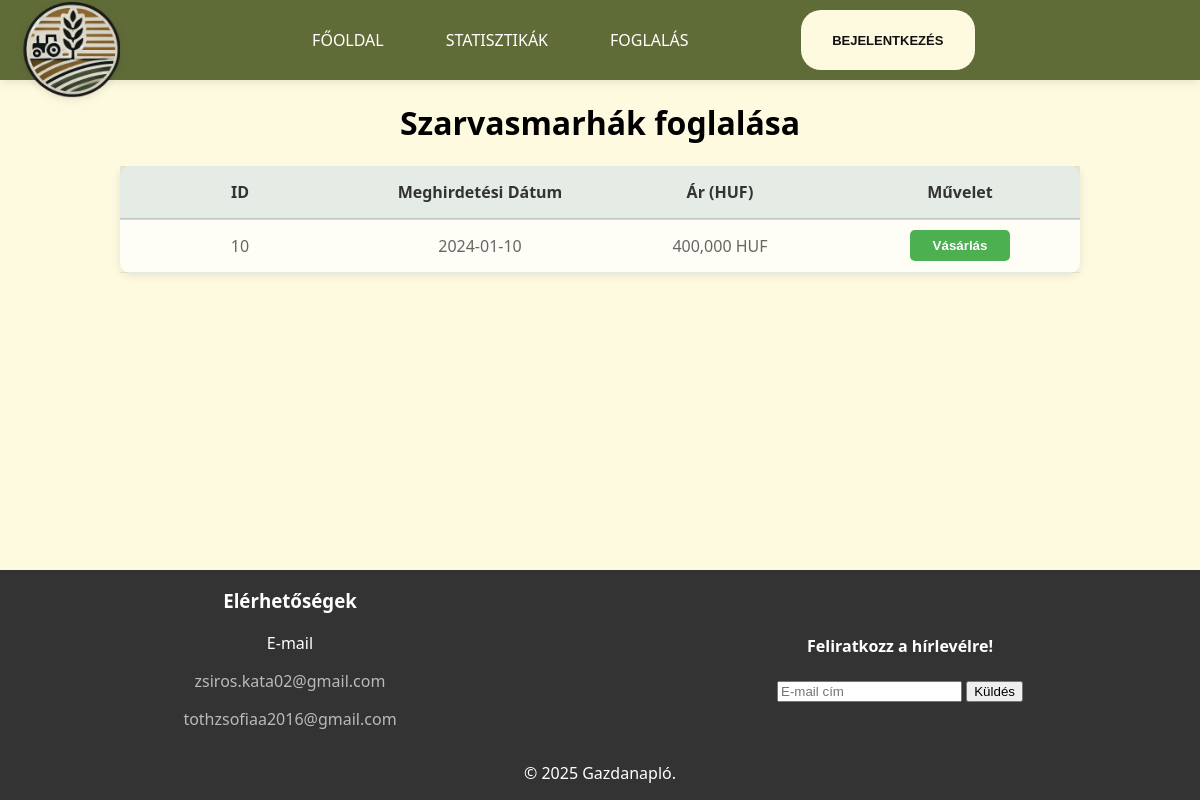
The page /main/sell.php on the database its author committed.
### tables this page shows
CREATE TABLE `sales` (
  `id` int(11) NOT NULL,
  `cows_id` int(11) DEFAULT NULL,
  `customer_id` int(11) DEFAULT NULL,
  `sales_date` date DEFAULT NULL,
  `price` decimal(10,2) DEFAULT NULL,
  `sale_status` tinyint(1) NOT NULL DEFAULT 0
);

### main/sell.php (the view, shortened to what this page needs)
<?php
require_once "../connect.php";
$sql = "SELECT id, sales_date, customer_id, price, cows_id, sale_status FROM sales WHERE sale_status = 'available'";
$result = $dbconn->query($sql);
?>
<!DOCTYPE html>
<html lang="hu">
<?php
    include 'head.php';
?>
<body>
<?php include '../main/nav.php'; ?>
    <h1>Szarvasmarhák foglalása</h1>
    <div class="table-wrapper">
        <table>
            <tr>
                <th>ID</th>
                <th>Meghirdetési Dátum</th>
                <th>Ár (HUF)</th>
                <th>Művelet</th>
            </tr>
            <?php if ($result->num_rows > 0) {
            while($row = $result->fetch_assoc()) {
                echo "<tr id='row-" . $row["id"] . "'>
                        <td>" . $row["id"] . "</td>
                        <td>" . $row["sales_date"] . "</td>
                        <td>" . number_format($row["price"]) . " HUF</td>
                        <td>
                            <button class='purchase-button' data-price='" . $row["price"] . "' data-sale-id='" . $row["id"] . "'>
                                Vásárlás
                            </button>
                        </td>
                    </tr>";
                }
            } else {
                echo "<tr><td colspan='4'>Nincs elérhető adat</td></tr>";
            } ?>
    </table>
</div>
<form method="POST" action="update_sale_status.php">
<button class="dismiss" id="close-confirmation">×</button>
<footer>
    <?php include '../main/footer.php'; ?>
</footer>
</body>
</html>

### css/footer.css (style rules this page uses)
html, body { height: 100%; margin: 0; display: flex; flex-direction: column; }
footer { width: 100%; background-color: #333; color: white; text-align: center; }

### css/nav.css (style rules this page uses)
body { font-family: system-ui, -apple-system, BlinkMacSystemFont, 'Segoe UI', Roboto, Oxygen, Ubuntu, Cantarell, 'Open Sans', 'Helvetica Neue', sans-serif; background-color: #fefae0; padding-top: 80px; }

### css/selling.css (style rules this page uses)
h1 { text-align: center; }
.table-wrapper { max-height: 500px; overflow-y: auto; }
table { table-layout: fixed; width: 80%; margin: auto; border-collapse: collapse; background: rgba(255, 255, 255, 0.7); margin-bottom: 50px; border-radius: 10px; box-shadow: 0 2px 10px rgba(0, 0, 0, 0.1); }
th { background-color: rgba(16, 86, 82, 0.1); color: #333; font-weight: bold; padding: 15px; text-align: left; border-bottom: 2px solid rgba(16, 86, 82, 0.2); text-align: center; vertical-align: middle; }
td { padding: 15px; border-bottom: 1px solid rgba(16, 86, 82, 0.1); color: #666; text-align: center; vertical-align: middle; }
table td:last-child { text-align: center; padding: 0; width: 150px; margin-bottom: 0px; }
button { display: block; margin: 0 auto; }
.purchase-button { display: block; width: 100px; margin: 0 auto; padding: 8px 12px; background-color: #4CAF50; color: white; border: none; border-radius: 5px; font-weight: bold; cursor: pointer; text-align: center; }
.dismiss { position: absolute; right: 10px; top: 10px; display: flex; align-items: center; justify-content: center; padding: 0.5rem 1rem; background-color: #fff; color: black; border: 2px solid #D1D5DB; font-size: 1rem; font-weight: 300; width: 30px; height: 30px; border-radius: 7px; transition: .3s ease; }
footer { position: fixed; bottom: 0; }

### rows shown on the page
sales: id "10", sales_date "2024-01-10", price "400,000"
